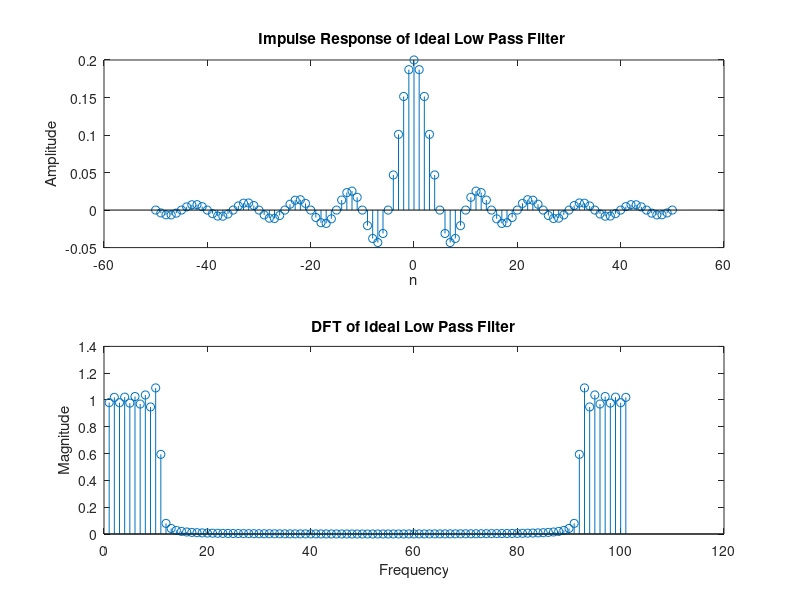
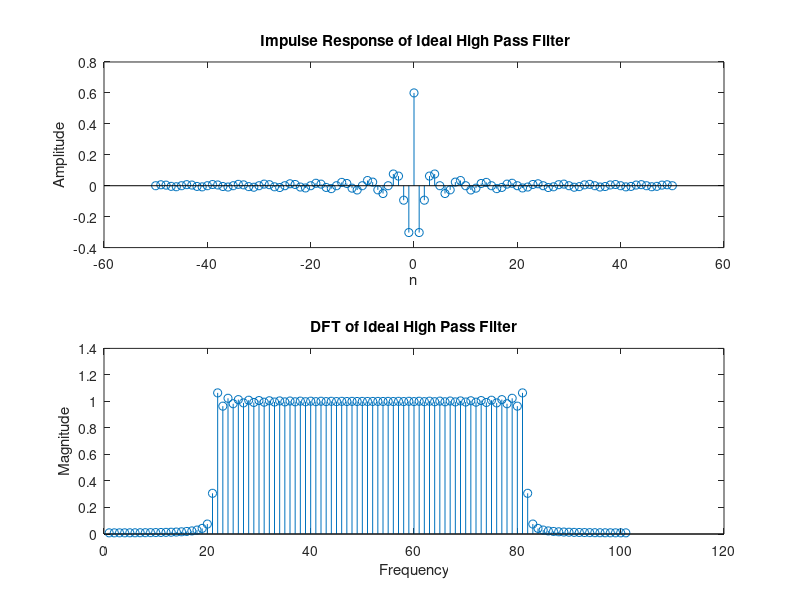
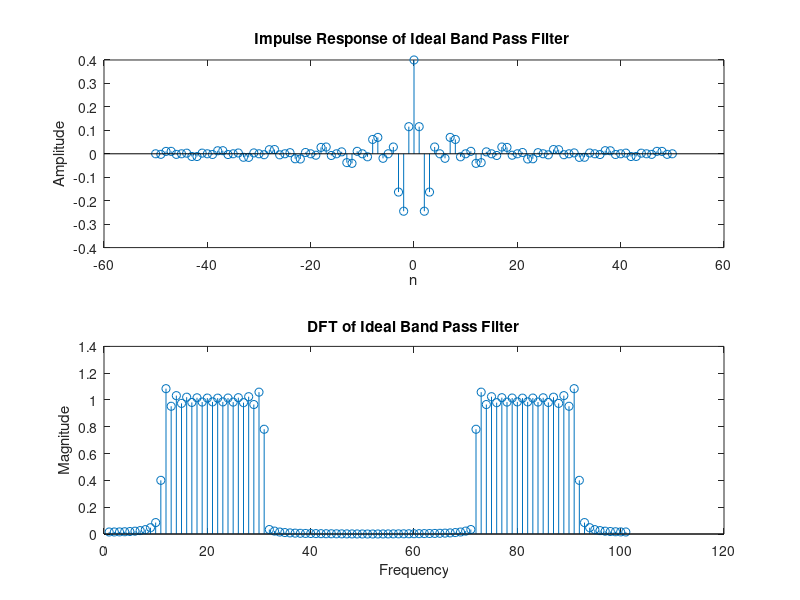
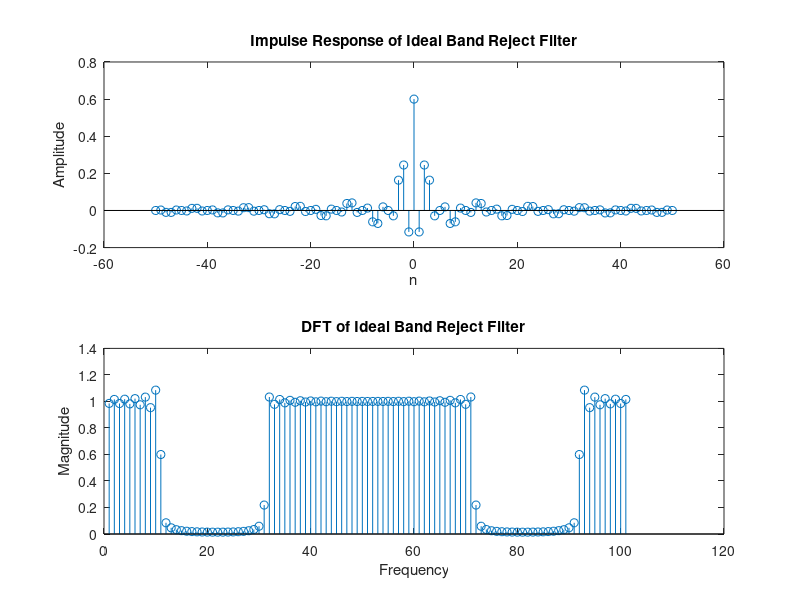

These figures' MATLAB source, in order:
clc;
clear all;
close all;

Fs = 1000;
N = 101;
lfc = 100;%The parameters given
hfc = 200;
fc1 = 100;
fc2 = 300;

lowpass_h = zeros(1, N);% Impulse response of the low pass filter
for n = -(N-1)/2:(N-1)/2
if n == 0
lowpass_h(n+(N+1)/2) = 2 * lfc / Fs;
else
lowpass_h(n+(N+1)/2) = sin(2*pi*lfc*n/Fs) / (pi*n);
end
end

highpass_h = zeros(1, N);%Impulse response of the high pass filter
for n = -(N-1)/2:(N-1)/2
if n == 0
highpass_h(n+(N+1)/2) = 1 - 2 * hfc / Fs;
else
highpass_h(n+(N+1)/2) = -sin(2*pi*hfc*n/Fs) / (pi*n);
end
end

bandpass_h= zeros(1, N); %Impulse response of the band pass filter
for n = -(N-1)/2:(N-1)/2
if n == 0
bandpass_h(n+(N+1)/2) = 2 * (fc2 - fc1) / Fs;
else
bandpass_h(n+(N+1)/2) = (sin(2*pi*fc2*n/Fs) - sin(2*pi*fc1*n/Fs)) / (pi*n);
end
end

bandreject_h = zeros(1, N);%Impulse response of the band reject filter
for n = -(N-1)/2:(N-1)/2
if n == 0
bandreject_h(n+(N+1)/2) = 1 - 2 * (fc2 - fc1) / Fs;
else
bandreject_h(n+(N+1)/2) = (sin(2*pi*fc1*n/Fs) - sin(2*pi*fc2*n/Fs)) / (pi*n);
end
end

lowpass_H = zeros(1, N); %DFT of the Low pass filter
for k = 0:N-1
for n = 0:N-1
lowpass_H(k+1) = lowpass_H(k+1) + lowpass_h(n+1) * exp(-1i*2*pi*k*n/N);
end
end

highpass_H = zeros(1, N);%DFT of the High pass filter
for k = 0:N-1
for n = 0:N-1
highpass_H(k+1) = highpass_H(k+1) + highpass_h(n+1) * exp(-1i*2*pi*k*n/N);
end
end

bandpass_H = zeros(1, N);%DFT of Band pass filter
for k = 0:N-1
for n = 0:N-1
bandpass_H(k+1) = bandpass_H(k+1) + bandpass_h(n+1) * exp(-1i*2*pi*k*n/N);
end
end

bandreject_H = zeros(1, N);%DFT of Band reject filter
for k = 0:N-1
for n = 0:N-1
bandreject_H(k+1) = bandreject_H(k+1) + bandreject_h(n+1) * exp(-1i*2*pi*k*n/N);
end
end

n = -(N-1)/2:(N-1)/2;
figure; %Plots
subplot(2,1,1);
stem(n, lowpass_h);
title('Impulse Response of Ideal Low Pass Filter ');
xlabel('n');
ylabel('Amplitude');
subplot(2,1,2);
stem(abs(lowpass_H));
title('DFT of Ideal Low Pass Filter');
xlabel('Frequency');
ylabel('Magnitude');

figure
subplot(2,1,1);
stem(n, highpass_h);
title(' Impulse Response of Ideal High Pass Filter');
xlabel('n');
ylabel('Amplitude');
subplot(2,1,2);
stem(abs(highpass_H));
title('DFT of Ideal High Pass Filter');
xlabel('Frequency');
ylabel('Magnitude');

figure
subplot(2,1,1);
stem(n, bandpass_h);
title('Impulse Response of Ideal Band Pass Filter ');
xlabel('n');
ylabel('Amplitude');
subplot(2,1,2);
stem(abs(bandpass_H));
title('DFT of Ideal Band Pass Filter');
xlabel('Frequency');
ylabel('Magnitude');

figure
subplot(2,1,1);
stem(n, bandreject_h);
title('Impulse Response of Ideal Band Reject Filter');
xlabel('n');
ylabel('Amplitude');
subplot(2,1,2);
stem(abs(bandreject_H));
title('DFT of Ideal Band Reject Filter');
xlabel('Frequency');
ylabel('Magnitude');
